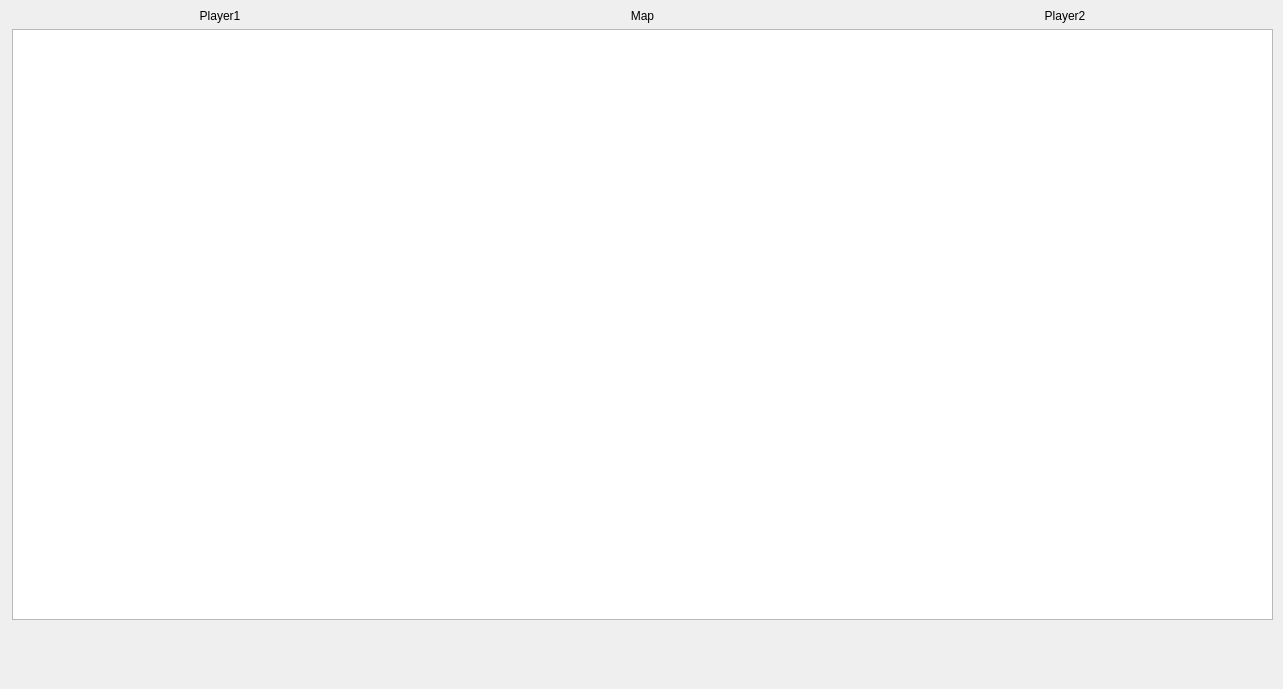
<?xml version="1.0" encoding="UTF-8"?>
<ui version="4.0">
 <class>GameBoardWindow</class>
 <widget class="QWidget" name="GameBoardWindow">
  <property name="geometry">
   <rect>
    <x>0</x>
    <y>0</y>
    <width>1283</width>
    <height>689</height>
   </rect>
  </property>
  <property name="sizePolicy">
   <sizepolicy hsizetype="Expanding" vsizetype="Expanding">
    <horstretch>0</horstretch>
    <verstretch>0</verstretch>
   </sizepolicy>
  </property>
  <property name="windowTitle">
   <string>Form</string>
  </property>
  <widget class="QWidget" name="layoutWidget">
   <property name="geometry">
    <rect>
     <x>12</x>
     <y>9</y>
     <width>1261</width>
     <height>611</height>
    </rect>
   </property>
   <layout class="QVBoxLayout" name="verticalLayout">
    <item>
     <layout class="QHBoxLayout" name="horizontalLayout">
      <property name="sizeConstraint">
       <enum>QLayout::SizeConstraint::SetMinimumSize</enum>
      </property>
      <item>
       <widget class="QLabel" name="player1Label">
        <property name="text">
         <string>Player1</string>
        </property>
        <property name="alignment">
         <set>Qt::AlignmentFlag::AlignCenter</set>
        </property>
       </widget>
      </item>
      <item>
       <widget class="QLabel" name="mapLabel">
        <property name="text">
         <string>Map</string>
        </property>
        <property name="alignment">
         <set>Qt::AlignmentFlag::AlignCenter</set>
        </property>
       </widget>
      </item>
      <item>
       <widget class="QLabel" name="player2Label">
        <property name="text">
         <string>Player2</string>
        </property>
        <property name="alignment">
         <set>Qt::AlignmentFlag::AlignCenter</set>
        </property>
       </widget>
      </item>
     </layout>
    </item>
    <item>
     <widget class="QGraphicsView" name="boardView"/>
    </item>
   </layout>
  </widget>
 </widget>
 <resources/>
 <connections/>
</ui>
